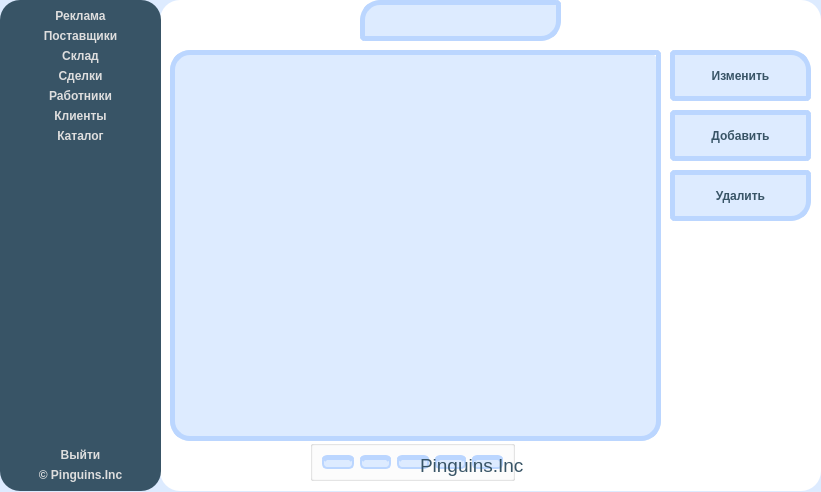
 <widget class="QWidget" name="interfaceUi">
  <property name="enabled">
   <bool>true</bool>
  </property>
  <property name="geometry">
   <rect>
    <x>0</x>
    <y>0</y>
    <width>821</width>
    <height>492</height>
   </rect>
  </property>
  <property name="windowTitle">
   <string>Руководитель</string>
  </property>
  <widget class="QLabel" name="Company">
   <property name="geometry">
    <rect>
     <x>420</x>
     <y>450</y>
     <width>121</width>
     <height>31</height>
    </rect>
   </property>
   <property name="styleSheet">
    <string notr="true">font:bold 12pt &quot;Comfortaa&quot;;
color: rgb(56, 84, 102);</string>
   </property>
   <property name="text">
    <string>&lt;html&gt;&lt;head/&gt;&lt;body&gt;&lt;p&gt;&lt;span style=&quot; font-size:14pt;&quot;&gt;Pinguins.Inc&lt;/span&gt;&lt;/p&gt;&lt;/body&gt;&lt;/html&gt;</string>
   </property>
  </widget>
  <widget class="QLabel" name="Icon">
   <property name="geometry">
    <rect>
     <x>340</x>
     <y>90</y>
     <width>271</width>
     <height>291</height>
    </rect>
   </property>
   <property name="text">
    <string/>
   </property>
   <property name="textFormat">
    <enum>Qt::PlainText</enum>
   </property>
   <property name="pixmap">
    <pixmap resource="../../resources/resources.qrc">:/images/main.png</pixmap>
   </property>
   <property name="scaledContents">
    <bool>true</bool>
   </property>
   <property name="alignment">
    <set>Qt::AlignCenter</set>
   </property>
  </widget>
  <widget class="QLabel" name="Name">
   <property name="geometry">
    <rect>
     <x>320</x>
     <y>370</y>
     <width>321</width>
     <height>81</height>
    </rect>
   </property>
   <property name="styleSheet">
    <string notr="true">font:bold 12pt &quot;Comfortaa&quot;;
color: rgb(56, 84, 102);</string>
   </property>
   <property name="text">
    <string>&lt;html&gt;&lt;head/&gt;&lt;body&gt;&lt;p&gt;&lt;span style=&quot; font-size:36pt;&quot;&gt;Pinguin CRM&lt;/span&gt;&lt;/p&gt;&lt;/body&gt;&lt;/html&gt;</string>
   </property>
  </widget>
  <widget class="QLabel" name="Greeting">
   <property name="geometry">
    <rect>
     <x>160</x>
     <y>40</y>
     <width>661</width>
     <height>41</height>
    </rect>
   </property>
   <property name="styleSheet">
    <string notr="true">font:bold 12pt &quot;Comfortaa&quot;;
color: rgb(56, 84, 102);</string>
   </property>
   <property name="text">
    <string>&lt;html&gt;&lt;head/&gt;&lt;body&gt;&lt;p&gt;&lt;span style=&quot; font-size:16pt;&quot;&gt;Добро пожаловать&lt;/span&gt;&lt;/p&gt;&lt;/body&gt;&lt;/html&gt;</string>
   </property>
   <property name="alignment">
    <set>Qt::AlignCenter</set>
   </property>
  </widget>
  <widget class="QLabel" name="RoundedBackground">
   <property name="geometry">
    <rect>
     <x>160</x>
     <y>0</y>
     <width>661</width>
     <height>491</height>
    </rect>
   </property>
   <property name="styleSheet">
    <string notr="true">background-color :rgb(255, 255, 255);
border-radius: 20px;</string>
   </property>
   <property name="text">
    <string/>
   </property>
  </widget>
  <widget class="QTableWidget" name="tableWidget">
   <property name="enabled">
    <bool>true</bool>
   </property>
   <property name="geometry">
    <rect>
     <x>170</x>
     <y>50</y>
     <width>491</width>
     <height>391</height>
    </rect>
   </property>
   <property name="visible">
    <bool>false</bool>
   </property>
   <property name="styleSheet">
    <string notr="true">QTableWidget#tableWidget {
	background-color:transparent;
	color: rgb(56, 84, 102);
	font: 14px &quot;Comfortaa&quot;;
	border: 5px solid #BBD6FF ;
	border-bottom-left-radius:20px;
	border-bottom-right-radius:20px;
	border-top-left-radius:20px;
	border-top-right-radius:5px;
}





QHeaderView{
	background-color:transparent;
	border: 10px black solid;
	border-top-left-radius:20px;
	border-top-right-radius:5px;
}

QTableView QTableCornerButton::section {
    border-top-left-radius: 15px;
}

QTableWidget::item:selection {
    selection-background-color: rgb(56, 84, 102);	
	selection-color:  rgb(222, 222, 222);
}
</string>
   </property>
  </widget>
  <widget class="QLabel" name="RoundedBlue">
   <property name="geometry">
    <rect>
     <x>170</x>
     <y>50</y>
     <width>491</width>
     <height>391</height>
    </rect>
   </property>
   <property name="visible">
    <bool>false</bool>
   </property>
   <property name="styleSheet">
    <string notr="true">background-color: rgb(221, 235, 255);

border-radius:20px;</string>
   </property>
   <property name="text">
    <string/>
   </property>
  </widget>
  <widget class="QPushButton" name="Edit">
   <property name="geometry">
    <rect>
     <x>670</x>
     <y>50</y>
     <width>141</width>
     <height>51</height>
    </rect>
   </property>
   <property name="visible">
    <bool>false</bool>
   </property>
   <property name="styleSheet">
    <string notr="true">QPushButton#Edit:!pressed {
    font: 12pt &quot;Comfortaa&quot;;
	font: bold;
	color:  rgb(56, 84, 102);	
	background-color: rgb(221, 235, 255);
	border: 5px solid #BBD6FF ;
	border-top-right-radius:20px;
	border-bottom-right-radius:5px;
	border-top-left-radius:5px;
	border-bottom-left-radius:5px;
 }

QPushButton#Edit {
    font: 12pt &quot;Comfortaa&quot;;
	font: bold;
	color:  rgb(56, 84, 102);	
	background-color: rgb(221, 235, 255);
	border: 5px solid #BBD6FF ;
	border-top-right-radius:20px;
	border-bottom-right-radius:5px;
	border-top-left-radius:5px;
	border-bottom-left-radius:5px;
 }

QPushButton#Edit:hover {
    font: 12pt &quot;Comfortaa&quot;;
	font: bold;
	color:  rgb(56, 84, 102);	
	background-color: rgb(165, 199, 250);
	border: 5px solid #75ACFF;
	border-top-right-radius:20px;
	border-bottom-right-radius:5px;
	border-top-left-radius:5px;
	border-bottom-left-radius:5px;
 }


QPushButton#Edit:pressed {
    font: 12pt &quot;Comfortaa&quot;;
	font: bold;
	color:  rgb(56, 84, 102);	
	background-color: rgb(165, 199, 250);
	border: 5px solid #75ACFF;
	border-top-right-radius:20px;
	border-bottom-right-radius:5px;
	border-top-left-radius:5px;
	border-bottom-left-radius:5px;
 }</string>
   </property>
   <property name="text">
    <string>Изменить</string>
   </property>
  </widget>
  <widget class="QPushButton" name="Add">
   <property name="geometry">
    <rect>
     <x>670</x>
     <y>110</y>
     <width>141</width>
     <height>51</height>
    </rect>
   </property>
   <property name="visible">
    <bool>false</bool>
   </property>
   <property name="styleSheet">
    <string notr="true">QPushButton#Add:!pressed {
    font: 12pt &quot;Comfortaa&quot;;
	font: bold;
	color:  rgb(56, 84, 102);	
	background-color: rgb(221, 235, 255);
	border: 5px solid #BBD6FF ;
	border-top-right-radius:5px;
	border-bottom-right-radius:5px;
	border-top-left-radius:5px;
	border-bottom-left-radius:5px;
 }

QPushButton#Add {
    font: 12pt &quot;Comfortaa&quot;;
	font: bold;
	color:  rgb(56, 84, 102);	
	background-color: rgb(221, 235, 255);
	border: 5px solid #BBD6FF ;
	border-top-right-radius:5px;
	border-bottom-right-radius:5px;
	border-top-left-radius:5px;
	border-bottom-left-radius:5px;
 }

QPushButton#Add:hover {
    font: 12pt &quot;Comfortaa&quot;;
	font: bold;
	color:  rgb(56, 84, 102);	
	background-color: rgb(165, 199, 250);
	border: 5px solid #75ACFF;
	border-top-right-radius:5px;
	border-bottom-right-radius:5px;
	border-top-left-radius:5px;
	border-bottom-left-radius:5px;
 }


QPushButton#Add:pressed {
    font: 12pt &quot;Comfortaa&quot;;
	font: bold;
	color:  rgb(56, 84, 102);	
	background-color: rgb(165, 199, 250);
	border: 5px solid #75ACFF;
	border-top-right-radius:5px;
	border-bottom-right-radius:5px;
	border-top-left-radius:5px;
	border-bottom-left-radius:5px;
 }</string>
   </property>
   <property name="text">
    <string>Добавить</string>
   </property>
  </widget>
  <widget class="QPushButton" name="Delete">
   <property name="geometry">
    <rect>
     <x>670</x>
     <y>170</y>
     <width>141</width>
     <height>51</height>
    </rect>
   </property>
   <property name="visible">
    <bool>false</bool>
   </property>
   <property name="styleSheet">
    <string notr="true">QPushButton#Delete:!pressed {
    font: 12pt &quot;Comfortaa&quot;;
	font: bold;
	color:  rgb(56, 84, 102);	
	background-color: rgb(221, 235, 255);
	border: 5px solid #BBD6FF ;
	border-top-right-radius:5px;
	border-bottom-right-radius:20px;
	border-top-left-radius:5px;
	border-bottom-left-radius:5px;
 }

QPushButton#Delete {
    font: 12pt &quot;Comfortaa&quot;;
	font: bold;
	color:  rgb(56, 84, 102);	
	background-color: rgb(221, 235, 255);
	border: 5px solid #BBD6FF ;
	border-top-right-radius:5px;
	border-bottom-right-radius:20px;
	border-top-left-radius:5px;
	border-bottom-left-radius:5px;
 }

QPushButton#Delete:hover {
    font: 12pt &quot;Comfortaa&quot;;
	font: bold;
	color:  rgb(56, 84, 102);	
	background-color: rgb(165, 199, 250);
	border: 5px solid #75ACFF;
	border-top-right-radius:5px;
	border-bottom-right-radius:20px;
	border-top-left-radius:5px;
	border-bottom-left-radius:5px;
 }


QPushButton#Delete:pressed {
    font: 12pt &quot;Comfortaa&quot;;
	font: bold;
	color:  rgb(56, 84, 102);	
	background-color: rgb(165, 199, 250);
	border: 5px solid #75ACFF;
	border-top-right-radius:5px;
	border-bottom-right-radius:20px;
	border-top-left-radius:5px;
	border-bottom-left-radius:5px;
 }</string>
   </property>
   <property name="text">
    <string>Удалить</string>
   </property>
  </widget>
  <widget class="QLabel" name="Title">
   <property name="geometry">
    <rect>
     <x>360</x>
     <y>0</y>
     <width>201</width>
     <height>41</height>
    </rect>
   </property>
   <property name="visible">
    <bool>false</bool>
   </property>
   <property name="styleSheet">
    <string notr="true">font: 12pt &quot;Comfortaa&quot;;
	font: bold;
	color:  rgb(56, 84, 102);	
	background-color: rgb(221, 235, 255);
	border: 5px solid #BBD6FF ;
	border-top-left-radius: 20px;
	border-top-right-radius: 5px;
border-bottom-left-radius: 5px;
	border-bottom-right-radius: 20px;
	text-align: right;</string>
   </property>
   <property name="text">
    <string/>
   </property>
   <property name="alignment">
    <set>Qt::AlignCenter</set>
   </property>
  </widget>
  <widget class="QGroupBox" name="LeftButtons">
   <property name="geometry">
    <rect>
     <x>0</x>
     <y>0</y>
     <width>161</width>
     <height>491</height>
    </rect>
   </property>
   <property name="styleSheet">
    <string notr="true">color: rgb(222, 222, 222);
	font: bold;
	border: none;
	background-color: rgb(56, 84, 102);
	border-radius:20px;</string>
   </property>
   <property name="title">
    <string/>
   </property>
   <property name="alignment">
    <set>Qt::AlignCenter</set>
   </property>
   <layout class="QVBoxLayout" name="verticalLayout_2">
    <item>
     <widget class="QPushButton" name="Ads">
      <property name="styleSheet">
       <string notr="true">QPushButton#Ads:!pressed {
    font: 12pt &quot;Comfortaa&quot;;
	color: rgb(222, 222, 222);
	font: bold;
	border: none;
	background-color: rgb(56, 84, 102);
	border-radius:10px;
 }

QPushButton#Ads {
    font: 12pt &quot;Comfortaa&quot;;
	color: rgb(222, 222, 222);
	font: bold;
	border: none;
	background-color: rgb(56, 84, 102);
	border-radius:10px;
 }

QPushButton#Ads:hover {
     background-color: rgb(54, 69, 80);
	font: 12pt &quot;Comfortaa&quot;;
	color: rgb(222, 222, 222);
	font: bold;
	border: none;
	border-radius:10px;
 }


QPushButton#Ads:pressed {
     background-color: rgb(45, 58, 66);
	font: 12pt &quot;Comfortaa&quot;;
	color: rgb(222, 222, 222);
	font: bold;
	border: none;
	border-radius:10px;
 }</string>
      </property>
      <property name="text">
       <string>Реклама</string>
      </property>
      <property name="icon">
       <iconset>
        <activeoff>:/images/ad-white.png</activeoff>
       </iconset>
      </property>
      <property name="iconSize">
       <size>
        <width>27</width>
        <height>27</height>
       </size>
      </property>
      <property name="flat">
       <bool>true</bool>
      </property>
     </widget>
    </item>
    <item>
     <widget class="QPushButton" name="Provider">
      <property name="styleSheet">
       <string notr="true">

QPushButton#Provider {
    font: 12pt &quot;Comfortaa&quot;;
	color: rgb(222, 222, 222);
	font: bold;
	border: none;
	background-color: rgb(56, 84, 102);
	border-radius:10px;
 }



QPushButton#Provider:hover:!pressed {
     background-color: rgb(54, 69, 80);
	font: 12pt &quot;Comfortaa&quot;;
	color: rgb(222, 222, 222);
	font: bold;
	border: none;
	border-radius:10px;
 }

QPushButton#Provider:pressed {
     background-color: rgb(54, 69, 80);
	font: 12pt &quot;Comfortaa&quot;;
	color: rgb(222, 222, 222);
	font: bold;
	border: none;
	border-radius:10px;
 }

QPushButton#Provider:checked {
     background-color: rgb(54, 69, 80);
	font: 12pt &quot;Comfortaa&quot;;
	color: rgb(222, 222, 222);
	font: bold;
	border: none;
	border-radius:10px;
 }</string>
      </property>
      <property name="text">
       <string>Поставщики</string>
      </property>
      <property name="icon">
       <iconset>
        <activeoff>:/images/vendor-white.png</activeoff>
       </iconset>
      </property>
      <property name="iconSize">
       <size>
        <width>30</width>
        <height>30</height>
       </size>
      </property>
      <property name="flat">
       <bool>false</bool>
      </property>
     </widget>
    </item>
    <item>
     <widget class="QPushButton" name="Stock">
      <property name="styleSheet">
       <string notr="true">QPushButton#Stock:!pressed {
    font: 12pt &quot;Comfortaa&quot;;
	color: rgb(222, 222, 222);
	font: bold;
	border: none;
	background-color: rgb(56, 84, 102);
	border-radius:10px;
 }

QPushButton#Stock {
    font: 12pt &quot;Comfortaa&quot;;
	color: rgb(222, 222, 222);
	font: bold;
	border: none;
	background-color: rgb(56, 84, 102);
	border-radius:10px;
 }

QPushButton#Stock:hover {
     background-color: rgb(54, 69, 80);
	font: 12pt &quot;Comfortaa&quot;;
	color: rgb(222, 222, 222);
	font: bold;
	border: none;
	border-radius:10px;
 }


QPushButton#Stock:pressed {
     background-color: rgb(45, 58, 66);
	font: 12pt &quot;Comfortaa&quot;;
	color: rgb(222, 222, 222);
	font: bold;
	border: none;
	border-radius:10px;
 }</string>
      </property>
      <property name="text">
       <string>Склад</string>
      </property>
      <property name="icon">
       <iconset>
        <activeon>:/images/sklad-white.png</activeon>
       </iconset>
      </property>
      <property name="iconSize">
       <size>
        <width>30</width>
        <height>30</height>
       </size>
      </property>
      <property name="flat">
       <bool>true</bool>
      </property>
     </widget>
    </item>
    <item>
     <widget class="QPushButton" name="Deal">
      <property name="styleSheet">
       <string notr="true">QPushButton#Deal:!pressed {
    font: 12pt &quot;Comfortaa&quot;;
	color: rgb(222, 222, 222);
	font: bold;
	border: none;
	background-color: rgb(56, 84, 102);
	border-radius:10px;
 }

QPushButton#Deal {
    font: 12pt &quot;Comfortaa&quot;;
	color: rgb(222, 222, 222);
	font: bold;
	border: none;
	background-color: rgb(56, 84, 102);
	border-radius:10px;
 }

QPushButton#Deal:hover {
     background-color: rgb(54, 69, 80);
	font: 12pt &quot;Comfortaa&quot;;
	color: rgb(222, 222, 222);
	font: bold;
	border: none;
	border-radius:10px;
 }


QPushButton#Deal:pressed {
     background-color: rgb(45, 58, 66);
	font: 12pt &quot;Comfortaa&quot;;
	color: rgb(222, 222, 222);
	font: bold;
	border: none;
	border-radius:20px;
 }</string>
      </property>
      <property name="text">
       <string>Сделки</string>
      </property>
      <property name="icon">
       <iconset>
        <activeoff>:/images/dollar.png</activeoff>
       </iconset>
      </property>
      <property name="iconSize">
       <size>
        <width>27</width>
        <height>27</height>
       </size>
      </property>
      <property name="flat">
       <bool>true</bool>
      </property>
     </widget>
    </item>
    <item>
     <widget class="QPushButton" name="Employee">
      <property name="styleSheet">
       <string notr="true">QPushButton#Employee:!pressed {
    font: 12pt &quot;Comfortaa&quot;;
	color: rgb(222, 222, 222);
	font: bold;
	border: none;
	background-color: rgb(56, 84, 102);
	border-radius:10px;
 }

QPushButton#Employee {
    font: 12pt &quot;Comfortaa&quot;;
	color: rgb(222, 222, 222);
	font: bold;
	border: none;
	background-color: rgb(56, 84, 102);
	border-radius:10px;
 }

QPushButton#Employee:hover {
     background-color: rgb(54, 69, 80);
	font: 12pt &quot;Comfortaa&quot;;
	color: rgb(222, 222, 222);
	font: bold;
	border: none;
	border-radius:10px;
 }


QPushButton#Employee:pressed {
     background-color: rgb(45, 58, 66);
	font: 12pt &quot;Comfortaa&quot;;
	color: rgb(222, 222, 222);
	font: bold;
	border: none;
	border-radius:20px;
 }</string>
      </property>
      <property name="text">
       <string>Работники</string>
      </property>
      <property name="icon">
       <iconset>
        <activeon>:/images/worker-white.png</activeon>
       </iconset>
      </property>
      <property name="iconSize">
       <size>
        <width>30</width>
        <height>30</height>
       </size>
      </property>
      <property name="flat">
       <bool>true</bool>
      </property>
     </widget>
    </item>
    <item>
     <widget class="QPushButton" name="Client">
      <property name="styleSheet">
       <string notr="true">QPushButton#Client {
    font: 12pt &quot;Comfortaa&quot;;
	color: rgb(222, 222, 222);
	font: bold;
	border: none;
	background-color: rgb(56, 84, 102);
	border-radius:10px;
 }

QPushButton#Client:hover:!pressed {
     background-color: rgb(54, 69, 80);
	font: 12pt &quot;Comfortaa&quot;;
	color: rgb(222, 222, 222);
	font: bold;
	border: none;
	border-radius:10px;
 }

QPushButton#Catalog:pressed {
     background-color: rgb(54, 69, 80);
	font: 12pt &quot;Comfortaa&quot;;
	color: rgb(222, 222, 222);
	font: bold;
	border: none;
	border-radius:10px;
 }

QPushButton#Client:checked {
     background-color: rgb(54, 69, 80);
	font: 12pt &quot;Comfortaa&quot;;
	color: rgb(222, 222, 222);
	font: bold;
	border: none;
	border-radius:10px;
 }</string>
      </property>
      <property name="text">
       <string>Клиенты</string>
      </property>
      <property name="icon">
       <iconset>
        <activeon>:/images/client-white.png</activeon>
       </iconset>
      </property>
      <property name="iconSize">
       <size>
        <width>30</width>
        <height>30</height>
       </size>
      </property>
      <property name="flat">
       <bool>false</bool>
      </property>
     </widget>
    </item>
    <item>
     <widget class="QPushButton" name="Laptop">
      <property name="styleSheet">
       <string notr="true">QPushButton#Catalog {
    font: 12pt &quot;Comfortaa&quot;;
	color: rgb(222, 222, 222);
	font: bold;
	border: none;
	background-color: rgb(56, 84, 102);
	border-radius:10px;
 }

QPushButton#Catalog:hover:!pressed {
     background-color: rgb(54, 69, 80);
	font: 12pt &quot;Comfortaa&quot;;
	color: rgb(222, 222, 222);
	font: bold;
	border: none;
	border-radius:10px;
 }

QPushButton#Catalog:pressed {
     background-color: rgb(54, 69, 80);
	font: 12pt &quot;Comfortaa&quot;;
	color: rgb(222, 222, 222);
	font: bold;
	border: none;
	border-radius:10px;
 }

QPushButton#Catalog:checked {
     background-color: rgb(54, 69, 80);
	font: 12pt &quot;Comfortaa&quot;;
	color: rgb(222, 222, 222);
	font: bold;
	border: none;
	border-radius:10px;
 }</string>
      </property>
      <property name="text">
       <string>Каталог</string>
      </property>
      <property name="icon">
       <iconset resource="../../resources/resources.qrc">
        <normaloff>:/images/laptop.png</normaloff>:/images/laptop.png</iconset>
      </property>
      <property name="iconSize">
       <size>
        <width>30</width>
        <height>30</height>
       </size>
      </property>
     </widget>
    </item>
    <item>
     <spacer name="verticalSpacer">
      <property name="orientation">
       <enum>Qt::Vertical</enum>
      </property>
      <property name="sizeHint" stdset="0">
       <size>
        <width>20</width>
        <height>40</height>
       </size>
      </property>
     </spacer>
    </item>
    <item>
     <widget class="QPushButton" name="Logout">
      <property name="styleSheet">
       <string notr="true">QPushButton#Logout:!pressed {
    font: 12pt &quot;Comfortaa&quot;;
	color: rgb(222, 222, 222);
	font: bold;
	border: none;
	background-color: rgb(56, 84, 102);
	border-radius:10px;
 }

QPushButton#Logout {
    font: 12pt &quot;Comfortaa&quot;;
	color: rgb(222, 222, 222);
	font: bold;
	border: none;
	background-color: rgb(56, 84, 102);
	border-radius:10px;
 }

QPushButton#Logout:hover {
     background-color: rgb(54, 69, 80);
	font: 12pt &quot;Comfortaa&quot;;
	color: rgb(222, 222, 222);
	font: bold;
	border: none;
	border-radius:10px;
 }


QPushButton#Logout:pressed {
     background-color: rgb(45, 58, 66);
	font: 12pt &quot;Comfortaa&quot;;
	color: rgb(222, 222, 222);
	font: bold;
	border: none;
	border-radius:10px;
 }</string>
      </property>
      <property name="text">
       <string>Выйти</string>
      </property>
      <property name="icon">
       <iconset>
        <activeon>:/images/logout.png</activeon>
       </iconset>
      </property>
      <property name="iconSize">
       <size>
        <width>28</width>
        <height>28</height>
       </size>
      </property>
     </widget>
    </item>
    <item>
     <widget class="QLabel" name="label">
      <property name="styleSheet">
       <string notr="true">color: rgb(222, 222, 222);
font:light &quot;Comfortaa&quot; 16px;
background-color: rgb(56, 84, 102);</string>
      </property>
      <property name="text">
       <string>© Pinguins.Inc</string>
      </property>
      <property name="alignment">
       <set>Qt::AlignCenter</set>
      </property>
     </widget>
    </item>
   </layout>
  </widget>
  <widget class="QLabel" name="BackGround">
   <property name="geometry">
    <rect>
     <x>0</x>
     <y>0</y>
     <width>821</width>
     <height>492</height>
    </rect>
   </property>
   <property name="styleSheet">
    <string notr="true">background-color: rgb(221, 235, 255);</string>
   </property>
   <property name="text">
    <string/>
   </property>
  </widget>
  <widget class="QGroupBox" name="groupBox">
   <property name="geometry">
    <rect>
     <x>310</x>
     <y>440</y>
     <width>205</width>
     <height>41</height>
    </rect>
   </property>
   <property name="title">
    <string/>
   </property>
   <layout class="QHBoxLayout" name="horizontalLayout">
    <item>
     <widget class="QPushButton" name="Page_1">
      <property name="visible">
       <bool>false</bool>
      </property>
      <property name="styleSheet">
       <string notr="true">QPushButton#Page_1:!pressed {
    font: 12pt &quot;Comfortaa&quot;;
	font: bold;
	color:  rgb(56, 84, 102);	
	background-color: rgb(221, 235, 255);
	border-left: 2px solid #BBD6FF ;
	border-right: 2px solid #BBD6FF ;
	border-top: 5px solid #BBD6FF ;
	border-bottom: 2px solid #BBD6FF;
	border-radius:5px;
 }

QPushButton#Page_1 {
    font: 12pt &quot;Comfortaa&quot;;
	font: bold;
	color:  rgb(56, 84, 102);	
	background-color: rgb(221, 235, 255);
	border-left: 2px solid #BBD6FF ;
	border-right: 2px solid #BBD6FF ;
	border-top: 5px solid #BBD6FF ;
	border-bottom: 2px solid #BBD6FF;
	border-radius:5px;
 }

QPushButton#Page_1:hover {
    font: 12pt &quot;Comfortaa&quot;;
	font: bold;
	color:  rgb(56, 84, 102);	
	background-color: rgb(165, 199, 250);
	border-left: 2px solid #BBD6FF ;
	border-right: 2px solid #BBD6FF ;
	border-top: 5px solid #BBD6FF ;
	border-bottom: 2px solid #BBD6FF;
	border-radius:5px;
 }


QPushButton#Page_1:pressed {
    font: 12pt &quot;Comfortaa&quot;;
	font: bold;
	color:  rgb(56, 84, 102);	
	background-color: rgb(165, 199, 250);
	border-left: 2px solid #BBD6FF ;
	border-right: 2px solid #BBD6FF ;
	border-top: 5px solid #BBD6FF ;
	border-bottom: 2px solid #BBD6FF;
	border-radius:5px;
 }</string>
      </property>
      <property name="text">
       <string/>
      </property>
     </widget>
    </item>
    <item>
     <widget class="QPushButton" name="Page_2">
      <property name="visible">
       <bool>false</bool>
      </property>
      <property name="styleSheet">
       <string notr="true">QPushButton#Page_2:!pressed {
    font: 12pt &quot;Comfortaa&quot;;
	font: bold;
	color:  rgb(56, 84, 102);	
	background-color: rgb(221, 235, 255);
	border-left: 2px solid #BBD6FF ;
	border-right: 2px solid #BBD6FF ;
	border-top: 5px solid #BBD6FF ;
	border-bottom: 2px solid #BBD6FF;
	border-radius:5px;
 }

QPushButton#Page_2 {
    font: 12pt &quot;Comfortaa&quot;;
	font: bold;
	color:  rgb(56, 84, 102);	
	background-color: rgb(221, 235, 255);
	border-left: 2px solid #BBD6FF ;
	border-right: 2px solid #BBD6FF ;
	border-top: 5px solid #BBD6FF ;
	border-bottom: 2px solid #BBD6FF;
	border-radius:5px;
 }

QPushButton#Page_2:hover {
    font: 12pt &quot;Comfortaa&quot;;
	font: bold;
	color:  rgb(56, 84, 102);	
	background-color: rgb(165, 199, 250);
	border-left: 2px solid #BBD6FF ;
	border-right: 2px solid #BBD6FF ;
	border-top: 5px solid #BBD6FF ;
	border-bottom: 2px solid #BBD6FF;
	border-radius:5px;
 }


QPushButton#Page_2:pressed {
    font: 12pt &quot;Comfortaa&quot;;
	font: bold;
	color:  rgb(56, 84, 102);	
	background-color: rgb(165, 199, 250);
	border-left: 2px solid #BBD6FF ;
	border-right: 2px solid #BBD6FF ;
	border-top: 5px solid #BBD6FF ;
	border-bottom: 2px solid #BBD6FF;
	border-radius:5px;
 }</string>
      </property>
      <property name="text">
       <string/>
      </property>
     </widget>
    </item>
    <item>
     <widget class="QPushButton" name="Page_3">
      <property name="visible">
       <bool>false</bool>
      </property>
      <property name="styleSheet">
       <string notr="true">QPushButton#Page_3:!pressed {
    font: 12pt &quot;Comfortaa&quot;;
	font: bold;
	color:  rgb(56, 84, 102);	
	background-color: rgb(221, 235, 255);
	border-left: 2px solid #BBD6FF ;
	border-right: 2px solid #BBD6FF ;
	border-top: 5px solid #BBD6FF ;
	border-bottom: 2px solid #BBD6FF;
	border-radius:5px;
 }

QPushButton#Page_3 {
    font: 12pt &quot;Comfortaa&quot;;
	font: bold;
	color:  rgb(56, 84, 102);	
	background-color: rgb(221, 235, 255);
	border-left: 2px solid #BBD6FF ;
	border-right: 2px solid #BBD6FF ;
	border-top: 5px solid #BBD6FF ;
	border-bottom: 2px solid #BBD6FF;
	border-radius:5px;
 }

QPushButton#Page_3:hover {
    font: 12pt &quot;Comfortaa&quot;;
	font: bold;
	color:  rgb(56, 84, 102);	
	background-color: rgb(165, 199, 250);
	border-left: 2px solid #BBD6FF ;
	border-right: 2px solid #BBD6FF ;
	border-top: 5px solid #BBD6FF ;
	border-bottom: 2px solid #BBD6FF;
	border-radius:5px;
 }


QPushButton#Page_3:pressed {
    font: 12pt &quot;Comfortaa&quot;;
	font: bold;
	color:  rgb(56, 84, 102);	
	background-color: rgb(165, 199, 250);
	border-left: 2px solid #BBD6FF ;
	border-right: 2px solid #BBD6FF ;
	border-top: 5px solid #BBD6FF ;
	border-bottom: 2px solid #BBD6FF;
	border-radius:5px;
 }</string>
      </property>
      <property name="text">
       <string/>
      </property>
     </widget>
    </item>
    <item>
     <widget class="QPushButton" name="Page_4">
      <property name="visible">
       <bool>false</bool>
      </property>
      <property name="styleSheet">
       <string notr="true">QPushButton#Page_4:!pressed {
    font: 12pt &quot;Comfortaa&quot;;
	font: bold;
	color:  rgb(56, 84, 102);	
	background-color: rgb(221, 235, 255);
	border-left: 2px solid #BBD6FF ;
	border-right: 2px solid #BBD6FF ;
	border-top: 5px solid #BBD6FF ;
	border-bottom: 2px solid #BBD6FF;
	border-radius:5px;
 }

QPushButton#Page_4 {
    font: 12pt &quot;Comfortaa&quot;;
	font: bold;
	color:  rgb(56, 84, 102);	
	background-color: rgb(221, 235, 255);
	border-left: 2px solid #BBD6FF ;
	border-right: 2px solid #BBD6FF ;
	border-top: 5px solid #BBD6FF ;
	border-bottom: 2px solid #BBD6FF;
	border-radius:5px;
 }

QPushButton#Page_4:hover {
    font: 12pt &quot;Comfortaa&quot;;
	font: bold;
	color:  rgb(56, 84, 102);	
	background-color: rgb(165, 199, 250);
	border-left: 2px solid #BBD6FF ;
	border-right: 2px solid #BBD6FF ;
	border-top: 5px solid #BBD6FF ;
	border-bottom: 2px solid #BBD6FF;
	border-radius:5px;
 }


QPushButton#Page_4:pressed {
    font: 12pt &quot;Comfortaa&quot;;
	font: bold;
	color:  rgb(56, 84, 102);	
	background-color: rgb(165, 199, 250);
	border-left: 2px solid #BBD6FF ;
	border-right: 2px solid #BBD6FF ;
	border-top: 5px solid #BBD6FF ;
	border-bottom: 2px solid #BBD6FF;
	border-radius:5px;
 }</string>
      </property>
      <property name="text">
       <string/>
      </property>
     </widget>
    </item>
    <item>
     <widget class="QPushButton" name="Page_5">
      <property name="visible">
       <bool>false</bool>
      </property>
      <property name="styleSheet">
       <string notr="true">QPushButton#Page_5:!pressed {
    font: 12pt &quot;Comfortaa&quot;;
	font: bold;
	color:  rgb(56, 84, 102);	
	background-color: rgb(221, 235, 255);
	border-left: 2px solid #BBD6FF ;
	border-right: 2px solid #BBD6FF ;
	border-top: 5px solid #BBD6FF ;
	border-bottom: 2px solid #BBD6FF;
	border-radius:5px;
 }

QPushButton#Page_5 {
    font: 12pt &quot;Comfortaa&quot;;
	font: bold;
	color:  rgb(56, 84, 102);	
	background-color: rgb(221, 235, 255);
	border-left: 2px solid #BBD6FF ;
	border-right: 2px solid #BBD6FF ;
	border-top: 5px solid #BBD6FF ;
	border-bottom: 2px solid #BBD6FF;
	border-radius:5px;
 }

QPushButton#Page_5:hover {
    font: 12pt &quot;Comfortaa&quot;;
	font: bold;
	color:  rgb(56, 84, 102);	
	background-color: rgb(165, 199, 250);
	border-left: 2px solid #BBD6FF ;
	border-right: 2px solid #BBD6FF ;
	border-top: 5px solid #BBD6FF ;
	border-bottom: 2px solid #BBD6FF;
	border-radius:5px;
 }


QPushButton#Page_5:pressed {
    font: 12pt &quot;Comfortaa&quot;;
	font: bold;
	color:  rgb(56, 84, 102);	
	background-color: rgb(165, 199, 250);
	border-left: 2px solid #BBD6FF ;
	border-right: 2px solid #BBD6FF ;
	border-top: 5px solid #BBD6FF ;
	border-bottom: 2px solid #BBD6FF;
	border-radius:5px;
 }</string>
      </property>
      <property name="text">
       <string/>
      </property>
     </widget>
    </item>
   </layout>
  </widget>
  <zorder>BackGround</zorder>
  <zorder>RoundedBackground</zorder>
  <zorder>Name</zorder>
  <zorder>Greeting</zorder>
  <zorder>Icon</zorder>
  <zorder>Edit</zorder>
  <zorder>Add</zorder>
  <zorder>Delete</zorder>
  <zorder>Title</zorder>
  <zorder>LeftButtons</zorder>
  <zorder>RoundedBlue</zorder>
  <zorder>tableWidget</zorder>
  <zorder>groupBox</zorder>
  <zorder>Company</zorder>
 </widget>
